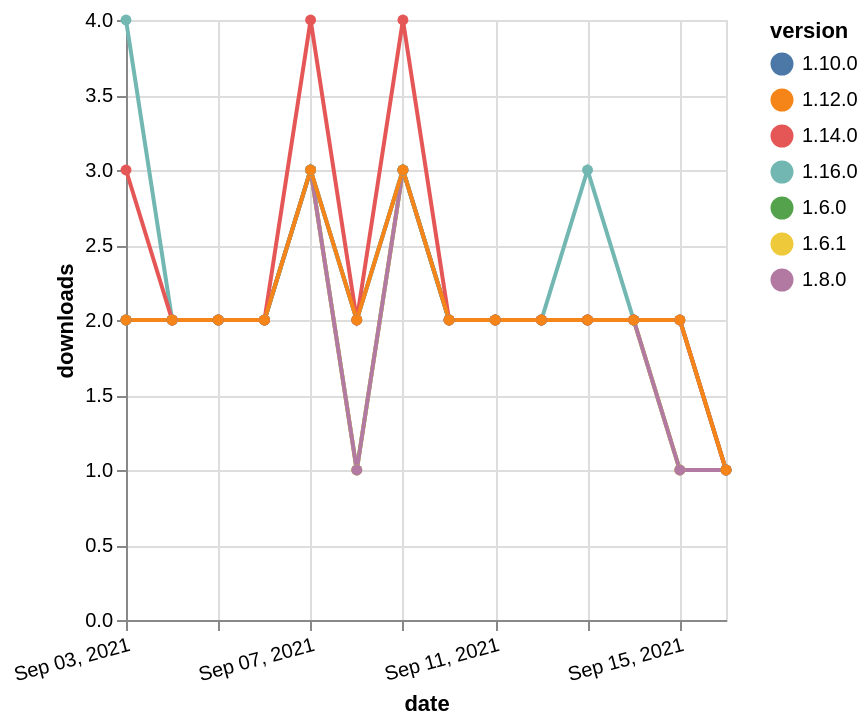

Specify this chart in Vega-Lite:
### Vega-Lite specification from a JSON file in a GitHub repository (floating-point values rounded to 4 significant figures)
{"$schema": "https://vega.github.io/schema/vega-lite/v5.json", "description": "A simple bar chart with embedded data.", "data": {"values": [{"date": "2021-09-03", "total": 2013, "delta": 2, "version": "1.6.0"}, {"date": "2021-09-04", "total": 2015, "delta": 2, "version": "1.6.0"}, {"date": "2021-09-05", "total": 2017, "delta": 2, "version": "1.6.0"}, {"date": "2021-09-06", "total": 2019, "delta": 2, "version": "1.6.0"}, {"date": "2021-09-07", "total": 2022, "delta": 3, "version": "1.6.0"}, {"date": "2021-09-08", "total": 2023, "delta": 1, "version": "1.6.0"}, {"date": "2021-09-09", "total": 2026, "delta": 3, "version": "1.6.0"}, {"date": "2021-09-10", "total": 2028, "delta": 2, "version": "1.6.0"}, {"date": "2021-09-11", "total": 2030, "delta": 2, "version": "1.6.0"}, {"date": "2021-09-12", "total": 2032, "delta": 2, "version": "1.6.0"}, {"date": "2021-09-13", "total": 2034, "delta": 2, "version": "1.6.0"}, {"date": "2021-09-14", "total": 2036, "delta": 2, "version": "1.6.0"}, {"date": "2021-09-15", "total": 2037, "delta": 1, "version": "1.6.0"}, {"date": "2021-09-16", "total": 2038, "delta": 1, "version": "1.6.0"}, {"date": "2021-09-03", "total": 1837, "delta": 2, "version": "1.6.1"}, {"date": "2021-09-04", "total": 1839, "delta": 2, "version": "1.6.1"}, {"date": "2021-09-05", "total": 1841, "delta": 2, "version": "1.6.1"}, {"date": "2021-09-06", "total": 1843, "delta": 2, "version": "1.6.1"}, {"date": "2021-09-07", "total": 1846, "delta": 3, "version": "1.6.1"}, {"date": "2021-09-08", "total": 1847, "delta": 1, "version": "1.6.1"}, {"date": "2021-09-09", "total": 1850, "delta": 3, "version": "1.6.1"}, {"date": "2021-09-10", "total": 1852, "delta": 2, "version": "1.6.1"}, {"date": "2021-09-11", "total": 1854, "delta": 2, "version": "1.6.1"}, {"date": "2021-09-12", "total": 1856, "delta": 2, "version": "1.6.1"}, {"date": "2021-09-13", "total": 1858, "delta": 2, "version": "1.6.1"}, {"date": "2021-09-14", "total": 1860, "delta": 2, "version": "1.6.1"}, {"date": "2021-09-15", "total": 1861, "delta": 1, "version": "1.6.1"}, {"date": "2021-09-16", "total": 1862, "delta": 1, "version": "1.6.1"}, {"date": "2021-09-03", "total": 1630, "delta": 2, "version": "1.8.0"}, {"date": "2021-09-04", "total": 1632, "delta": 2, "version": "1.8.0"}, {"date": "2021-09-05", "total": 1634, "delta": 2, "version": "1.8.0"}, {"date": "2021-09-06", "total": 1636, "delta": 2, "version": "1.8.0"}, {"date": "2021-09-07", "total": 1639, "delta": 3, "version": "1.8.0"}, {"date": "2021-09-08", "total": 1640, "delta": 1, "version": "1.8.0"}, {"date": "2021-09-09", "total": 1643, "delta": 3, "version": "1.8.0"}, {"date": "2021-09-10", "total": 1645, "delta": 2, "version": "1.8.0"}, {"date": "2021-09-11", "total": 1647, "delta": 2, "version": "1.8.0"}, {"date": "2021-09-12", "total": 1649, "delta": 2, "version": "1.8.0"}, {"date": "2021-09-13", "total": 1651, "delta": 2, "version": "1.8.0"}, {"date": "2021-09-14", "total": 1653, "delta": 2, "version": "1.8.0"}, {"date": "2021-09-15", "total": 1654, "delta": 1, "version": "1.8.0"}, {"date": "2021-09-16", "total": 1655, "delta": 1, "version": "1.8.0"}, {"date": "2021-09-03", "total": 1469, "delta": 2, "version": "1.10.0"}, {"date": "2021-09-04", "total": 1471, "delta": 2, "version": "1.10.0"}, {"date": "2021-09-05", "total": 1473, "delta": 2, "version": "1.10.0"}, {"date": "2021-09-06", "total": 1475, "delta": 2, "version": "1.10.0"}, {"date": "2021-09-07", "total": 1478, "delta": 3, "version": "1.10.0"}, {"date": "2021-09-08", "total": 1480, "delta": 2, "version": "1.10.0"}, {"date": "2021-09-09", "total": 1483, "delta": 3, "version": "1.10.0"}, {"date": "2021-09-10", "total": 1485, "delta": 2, "version": "1.10.0"}, {"date": "2021-09-11", "total": 1487, "delta": 2, "version": "1.10.0"}, {"date": "2021-09-12", "total": 1489, "delta": 2, "version": "1.10.0"}, {"date": "2021-09-13", "total": 1491, "delta": 2, "version": "1.10.0"}, {"date": "2021-09-14", "total": 1493, "delta": 2, "version": "1.10.0"}, {"date": "2021-09-15", "total": 1495, "delta": 2, "version": "1.10.0"}, {"date": "2021-09-16", "total": 1496, "delta": 1, "version": "1.10.0"}, {"date": "2021-09-03", "total": 219, "delta": 4, "version": "1.16.0"}, {"date": "2021-09-04", "total": 221, "delta": 2, "version": "1.16.0"}, {"date": "2021-09-05", "total": 223, "delta": 2, "version": "1.16.0"}, {"date": "2021-09-06", "total": 225, "delta": 2, "version": "1.16.0"}, {"date": "2021-09-07", "total": 228, "delta": 3, "version": "1.16.0"}, {"date": "2021-09-08", "total": 230, "delta": 2, "version": "1.16.0"}, {"date": "2021-09-09", "total": 233, "delta": 3, "version": "1.16.0"}, {"date": "2021-09-10", "total": 235, "delta": 2, "version": "1.16.0"}, {"date": "2021-09-11", "total": 237, "delta": 2, "version": "1.16.0"}, {"date": "2021-09-12", "total": 239, "delta": 2, "version": "1.16.0"}, {"date": "2021-09-13", "total": 242, "delta": 3, "version": "1.16.0"}, {"date": "2021-09-14", "total": 244, "delta": 2, "version": "1.16.0"}, {"date": "2021-09-15", "total": 246, "delta": 2, "version": "1.16.0"}, {"date": "2021-09-16", "total": 247, "delta": 1, "version": "1.16.0"}, {"date": "2021-09-03", "total": 696, "delta": 3, "version": "1.14.0"}, {"date": "2021-09-04", "total": 698, "delta": 2, "version": "1.14.0"}, {"date": "2021-09-05", "total": 700, "delta": 2, "version": "1.14.0"}, {"date": "2021-09-06", "total": 702, "delta": 2, "version": "1.14.0"}, {"date": "2021-09-07", "total": 706, "delta": 4, "version": "1.14.0"}, {"date": "2021-09-08", "total": 708, "delta": 2, "version": "1.14.0"}, {"date": "2021-09-09", "total": 712, "delta": 4, "version": "1.14.0"}, {"date": "2021-09-10", "total": 714, "delta": 2, "version": "1.14.0"}, {"date": "2021-09-11", "total": 716, "delta": 2, "version": "1.14.0"}, {"date": "2021-09-12", "total": 718, "delta": 2, "version": "1.14.0"}, {"date": "2021-09-13", "total": 720, "delta": 2, "version": "1.14.0"}, {"date": "2021-09-14", "total": 722, "delta": 2, "version": "1.14.0"}, {"date": "2021-09-15", "total": 724, "delta": 2, "version": "1.14.0"}, {"date": "2021-09-16", "total": 725, "delta": 1, "version": "1.14.0"}, {"date": "2021-09-03", "total": 1002, "delta": 2, "version": "1.12.0"}, {"date": "2021-09-04", "total": 1004, "delta": 2, "version": "1.12.0"}, {"date": "2021-09-05", "total": 1006, "delta": 2, "version": "1.12.0"}, {"date": "2021-09-06", "total": 1008, "delta": 2, "version": "1.12.0"}, {"date": "2021-09-07", "total": 1011, "delta": 3, "version": "1.12.0"}, {"date": "2021-09-08", "total": 1013, "delta": 2, "version": "1.12.0"}, {"date": "2021-09-09", "total": 1016, "delta": 3, "version": "1.12.0"}, {"date": "2021-09-10", "total": 1018, "delta": 2, "version": "1.12.0"}, {"date": "2021-09-11", "total": 1020, "delta": 2, "version": "1.12.0"}, {"date": "2021-09-12", "total": 1022, "delta": 2, "version": "1.12.0"}, {"date": "2021-09-13", "total": 1024, "delta": 2, "version": "1.12.0"}, {"date": "2021-09-14", "total": 1026, "delta": 2, "version": "1.12.0"}, {"date": "2021-09-15", "total": 1028, "delta": 2, "version": "1.12.0"}, {"date": "2021-09-16", "total": 1029, "delta": 1, "version": "1.12.0"}]}, "width": "container", "mark": {"type": "line", "point": {"filled": true}}, "encoding": {"x": {"field": "date", "type": "temporal", "timeUnit": "yearmonthdate", "title": "date", "axis": {"labelAngle": -15}}, "y": {"field": "delta", "type": "quantitative", "title": "downloads"}, "color": {"field": "version", "type": "nominal"}, "tooltip": {"field": "delta"}}}
